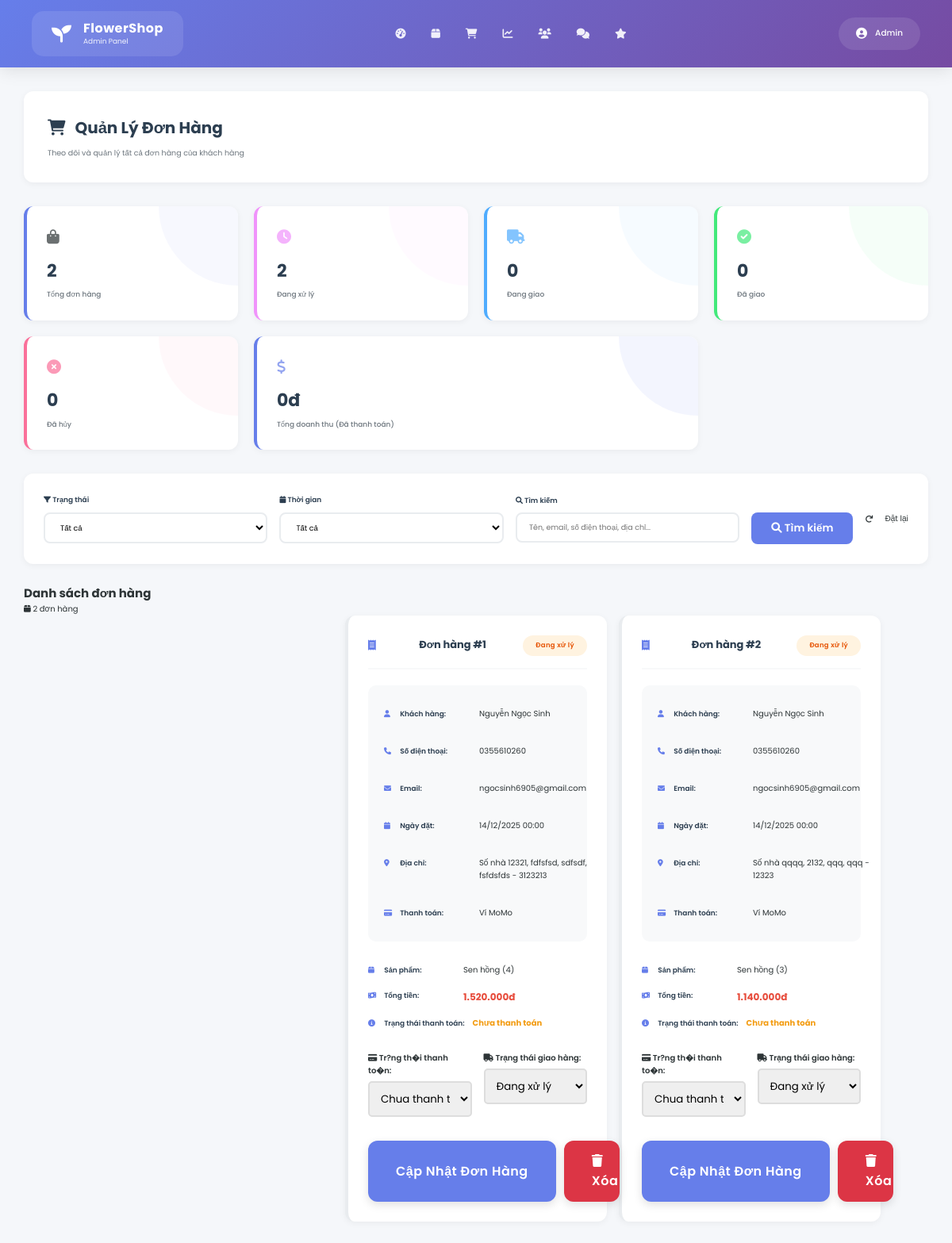
The app's page /admin/orders.php (signed in) with its own data.
### tables this page shows
CREATE TABLE `orders` (
  `id` int(11) NOT NULL,
  `user_id` int(11) NOT NULL,
  `name` varchar(100) NOT NULL,
  `number` varchar(12) NOT NULL,
  `email` varchar(100) NOT NULL,
  `method` varchar(50) NOT NULL,
  `payment_method` varchar(50) DEFAULT 'cod',
  `payment_transaction_id` varchar(255) DEFAULT NULL,
  `address` varchar(500) NOT NULL,
  `total_products` varchar(1000) NOT NULL,
  `total_price` int(11) NOT NULL,
  `coupon_code` varchar(50) DEFAULT NULL,
  `discount_amount` decimal(10,2) DEFAULT 0.00,
  `placed_on` varchar(50) NOT NULL,
  `payment_status` varchar(20) NOT NULL DEFAULT 'pending',
  `delivery_status` varchar(50) NOT NULL DEFAULT 'Đang xử lý',
  `delivery_lat` float DEFAULT NULL,
  `delivery_lng` float DEFAULT NULL
);

### includes/db_functions.php (called while the page is built, shortened)
<?php
function generate_csrf_token() {
    return $_SESSION['csrf_token'];
}
?>

### admin/orders.php (the view, shortened to what this page needs)
<?php
@include '../config.php';
$filter_status = isset($_GET['status']) ? $_GET['status'] : 'all';
$search_term = isset($_GET['search']) ? $_GET['search'] : '';
$date_filter = isset($_GET['date']) ? $_GET['date'] : 'all';
$where_conditions = [];
$params = [];
$types = '';
$where_sql = !empty($where_conditions) ? "WHERE " . implode(" AND ", $where_conditions) : "";
$stats_query = "SELECT
   COUNT(*) as total_orders,
   SUM(CASE WHEN delivery_status = 'Đang xử lý' THEN 1 ELSE 0 END) as processing,
   SUM(CASE WHEN delivery_status = 'Đang giao' THEN 1 ELSE 0 END) as shipping,
   SUM(CASE WHEN delivery_status = 'Đã giao' THEN 1 ELSE 0 END) as delivered,
   SUM(CASE WHEN delivery_status = 'Đã hủy' THEN 1 ELSE 0 END) as cancelled,
   SUM(CASE WHEN payment_status = 'completed' THEN total_price ELSE 0 END) as total_revenue,
   SUM(CASE WHEN payment_status = 'pending' THEN 1 ELSE 0 END) as pending_payment
FROM orders";
$stats_result = $conn->query($stats_query);
$stats = $stats_result->fetch_assoc();
?>
<!DOCTYPE html>
<html lang="vi">
<head>
   <link rel="stylesheet" href="https://cdnjs.cloudflare.com/ajax/libs/font-awesome/6.0.0/css/all.min.css">
   <link rel="stylesheet" href="../css/admin_style.css">
   <link rel="stylesheet" href="https://unpkg.com/leaflet@1.9.4/dist/leaflet.css"/>
</head>
<body>
<?php @include './header.php'; ?>
<section class="placed-orders orders-page">
   <div class="page-header">
      <h1><i class="fas fa-shopping-cart"></i> Quản Lý Đơn Hàng</h1>
      <p>Theo dõi và quản lý tất cả đơn hàng của khách hàng</p>
   </div>
   <div class="stats-container">
      <div class="stat-box">
         <div class="stat-icon"><i class="fas fa-shopping-bag"></i></div>
         <h3><?php echo $stats['total_orders']; ?></h3>
         <p>Tổng đơn hàng</p>
      </div>
      <div class="stat-box processing">
         <div class="stat-icon"><i class="fas fa-clock"></i></div>
         <h3><?php echo $stats['processing']; ?></h3>
         <p>Đang xử lý</p>
      </div>
      <div class="stat-box shipping">
         <div class="stat-icon"><i class="fas fa-truck"></i></div>
         <h3><?php echo $stats['shipping']; ?></h3>
         <p>Đang giao</p>
      </div>
      <div class="stat-box delivered">
         <div class="stat-icon"><i class="fas fa-check-circle"></i></div>
         <h3><?php echo $stats['delivered']; ?></h3>
         <p>Đã giao</p>
      </div>
      <div class="stat-box cancelled">
         <div class="stat-icon"><i class="fas fa-times-circle"></i></div>
         <h3><?php echo $stats['cancelled']; ?></h3>
         <p>Đã hủy</p>
      </div>
      <div class="stat-box revenue">
         <div class="stat-icon"><i class="fas fa-dollar-sign"></i></div>
         <h3><?php echo number_format($stats['total_revenue'], 0, ',', '.'); ?>đ</h3>
         <p>Tổng doanh thu (Đã thanh toán)</p>
      </div>
   </div>
   <div class="filter-container">
      <form method="GET" action="admin_orders.php">
         <div class="filter-row">
            <div class="filter-group">
               <label><i class="fas fa-filter"></i> Trạng thái</label>
               <select name="status">
                  <option value="all" <?php echo ($filter_status == 'all') ? 'selected' : ''; ?>>Tất cả</option>
               </select>
            </div>
            <div class="filter-group">
               <label><i class="fas fa-calendar"></i> Thời gian</label>
               <select name="date">
                  <option value="all" <?php echo ($date_filter == 'all') ? 'selected' : ''; ?>>Tất cả</option>
               </select>
            </div>
            <div class="filter-group">
               <label><i class="fas fa-search"></i> Tìm kiếm</label>
               <input type="text" name="search" placeholder="Tên, email, số điện thoại, địa chỉ..." value="<?php echo htmlspecialchars($search_term); ?>">
            </div>
            <button type="submit" class="btn-filter">
               <i class="fas fa-search"></i> Tìm kiếm
            </button>
               <i class="fas fa-redo"></i> Đặt lại
         </div>
      </form>
   </div>
   <div class="order-header">
      <h2>Danh sách đơn hàng</h2>
      <span class="order-count">
         <i class="fas fa-box"></i>
         <?php
            $count_query = "SELECT COUNT(*) as count FROM orders $where_sql";
            if(!empty($params)) {
               $count_stmt = $conn->prepare($count_query);
               if(!empty($types)) {
                  $count_stmt->bind_param($types, ...$params);
               }
               $count_stmt->execute();
               $count_result = $count_stmt->get_result();
               $count_data = $count_result->fetch_assoc();
               echo $count_data['count'];
            } else {
               $count_result = $conn->query($count_query);
               $count_data = $count_result->fetch_assoc();
               echo $count_data['count'];
            }
         ?> đơn hàng
      </span>
   </div>
   <div class="box-container">
   <div class="box-container">
      <?php
      $query = "SELECT * FROM `orders` $where_sql ORDER BY placed_on DESC";
      if(!empty($params)) {
         $select_orders = $conn->prepare($query);
         if(!empty($types)) {
            $select_orders->bind_param($types, ...$params);
         }
         $select_orders->execute();
         $result = $select_orders->get_result();
      } else {
         $result = $conn->query($query);
      }
      if($result && $result->num_rows > 0){
         while($fetch_orders = $result->fetch_assoc()){
            $status_class = 'processing';
      ?>
      <div class="order-box">
         <div class="order-id">
            <i class="fas fa-receipt"></i> Đơn hàng #<?php echo $fetch_orders['id']; ?>
            <span class="status-badge <?php echo $status_class; ?>">
               <?php echo htmlspecialchars($fetch_orders['delivery_status']); ?>
            </span>
         </div>
         <div class="order-details">
            <div class="detail-item">
               <strong><i class="fas fa-user"></i> Khách hàng:</strong>
               <?php echo htmlspecialchars($fetch_orders['name']); ?>
            </div>
            <div class="detail-item">
               <strong><i class="fas fa-phone"></i> Số điện thoại:</strong>
               <?php echo htmlspecialchars($fetch_orders['number']); ?>
            </div>
            <div class="detail-item">
               <strong><i class="fas fa-envelope"></i> Email:</strong>
               <?php echo htmlspecialchars($fetch_orders['email']); ?>
            </div>
            <div class="detail-item">
               <strong><i class="fas fa-calendar"></i> Ngày đặt:</strong>
               <?php echo date('d/m/Y H:i', strtotime($fetch_orders['placed_on'])); ?>
            </div>
            <div class="detail-item">
               <strong><i class="fas fa-map-marker-alt"></i> Địa chỉ:</strong>
               <?php echo htmlspecialchars($fetch_orders['address']); ?>
            </div>
            <div class="detail-item">
               <strong><i class="fas fa-credit-card"></i> Thanh toán:</strong>
               <?php
                  switch($fetch_orders['method']) {
                     case 'momo': echo 'Ví MoMo'; break;
                  }
               ?>
            </div>
         </div>
         <div class="detail-item">
            <strong><i class="fas fa-box"></i> Sản phẩm:</strong>
            <?php echo htmlspecialchars($fetch_orders['total_products']); ?>
         </div>
         <div class="detail-item">
            <strong><i class="fas fa-money-bill-wave"></i> Tổng tiền:</strong>
            <span style="color: #e74c3c; font-size: 1.2rem; font-weight: bold;">
               <?php echo number_format($fetch_orders['total_price'], 0, ',', '.'); ?>đ
            </span>
         </div>
         <div class="detail-item">
            <strong><i class="fas fa-info-circle"></i> Trạng thái thanh toán:</strong>
            <span style="color:<?php echo ($fetch_orders['payment_status'] == 'completed') ? '#27ae60' : '#f39c12'; ?>; font-weight: bold;">
               <?php echo ($fetch_orders['payment_status'] == 'pending') ? 'Chưa thanh toán' : 'Đã thanh toán'; ?>
            </span>
         </div>
         <form action="" method="post" style="margin-top: 20px;">
            <div style="display: grid; grid-template-columns: 1fr 1fr; gap: 15px; margin-bottom: 15px;">
               <div>
                  <label style="display: block; margin-bottom: 5px; font-weight: 600;">
                     <i class="fas fa-credit-card"></i> Tr?ng th�i thanh to�n:
                  </label>
                  <select name="update_payment" style="width: 100%; padding: 10px; border-radius: 5px; border: 2px solid #ddd;">
                     <option value="pending" <?php if($fetch_orders['payment_status'] == 'pending') echo 'selected'; ?>>Chua thanh to�n</option>
                  </select>
               </div>
               <div>
                  <label style="display: block; margin-bottom: 5px; font-weight: 600;">
                     <i class="fas fa-truck"></i> Trạng thái giao hàng:
                  </label>
                  <select name="update_delivery" style="width: 100%; padding: 10px; border-radius: 5px; border: 2px solid #ddd;">
                     <option value="Đang xử lý" <?php if($fetch_orders['delivery_status'] == 'Đang xử lý') echo 'selected'; ?>>Đang xử lý</option>
                  </select>
               </div>
            </div>
            <div style="display: flex; gap: 10px;">
               <input type="submit" name="update_order" value="Cập nhật đơn hàng" class="option-btn" style="flex: 1;">
               <a href="orders.php?delete=<?php echo (int)$fetch_orders['id']; ?>&token=<?php echo urlencode(generate_csrf_token()); ?>"
                  class="delete-btn"
                  onclick="return confirm('Bạn có chắc muốn xóa đơn hàng này?');">
                  <i class="fas fa-trash"></i> Xóa
               </a>
            </div>
         </form>
      </div>
      <?php
         }
      } else {
         echo '<div class="no-orders">
                  <i class="fas fa-inbox"></i>
                  <h3>Không tìm thấy đơn hàng nào!</h3>
                  <p>Hãy thử thay đổi bộ lọc hoặc tìm kiếm với từ khóa khác.</p>
               </div>';
      }
      ?>
   </div>
</section>
</body>
</html>

### css/admin_style.css (style rules this page uses)
:root { --primary: #ff6b9d; --primary-dark: #e84393; --secondary: #6c5ce7; --accent: #fd79a8; --success: #00b894; --warning: #fdcb6e; --danger: #d63031; --dark: #2d3436; --light: #dfe6e9; --white: #ffffff; --text-primary: #2d3436; --text-secondary: #636e72; --text-light: #b2bec3; --bg-primary: #ffffff; --bg-secondary: #f8f9fa; --bg-gradient: linear-gradient(135deg, #667eea 0%, #764ba2 100%); --shadow-sm: 0 2px 4px rgba(0, 0, 0, 0.08); --shadow-md: 0 4px 12px rgba(0, 0, 0, 0.12); --shadow-lg: 0 8px 24px rgba(0, 0, 0, 0.15); --shadow-xl: 0 12px 36px rgba(0, 0, 0, 0.2); --border-radius-sm: 8px; --border-radius-md: 12px; --border-radius-lg: 16px; --transition: all 0.3s cubic-bezier(0.4, 0, 0.2, 1); }
* { font-family: "Poppins", sans-serif; margin: 0; padding: 0; box-sizing: border-box; outline: none; border: none; text-decoration: none; transition: var(--transition); }
html { font-size: 62.5%; overflow-x: hidden; scroll-behavior: smooth; scroll-padding-top: 8rem; }
body { background: var(--bg-secondary); color: var(--text-primary); line-height: 1.6; }
section { padding: 6rem 2rem; }
.btn, .delete-btn, .option-btn { display: inline-block; border-radius: var(--border-radius-md); margin-top: 1.5rem; font-size: 1.6rem; color: var(--white); cursor: pointer; padding: 1.3rem 3.5rem; text-transform: capitalize; font-weight: 600; letter-spacing: 0.5px; border: none; position: relative; overflow: hidden; z-index: 1; box-shadow: var(--shadow-md); }
.btn::before, .delete-btn::before, .option-btn::before { content: ''; position: absolute; top: 0; left: -100%; width: 100%; height: 100%; background: rgba(255, 255, 255, 0.2); transition: var(--transition); z-index: -1; }
.delete-btn { background: linear-gradient(135deg, var(--danger) 0%, #ff6b6b 100%); }
.option-btn { background: linear-gradient(135deg, var(--warning) 0%, #feca57 100%); color: var(--dark); }
.placed-orders .box-container { display: grid; grid-template-columns: repeat(auto-fit, 33rem); gap: 1.5rem; align-items: flex-start; max-width: 1200px; margin: 0 auto; justify-content: center; }

### admin/header.php (style rules this page uses)
* { margin: 0; padding: 0; box-sizing: border-box; }

### records on screen
orders: id "1", delivery_status "Đang xử lý", name "Nguyễn Ngọc Sinh", number "0355610260", email "ngocsinh6905@gmail.com", placed_on "14/12/2025 00:00", address "Số nhà 12321, fdfsfsd, sdfsdf, fsfdsfds - 3123213", method "Ví MoMo", total_products "Sen hồng (4)", total_price "1.520.000", shows "Chưa thanh toán", update_payment "Chua thanh to�n", update_delivery "Đang xử lý"
orders: id "2", delivery_status "Đang xử lý", name "Nguyễn Ngọc Sinh", number "0355610260", email "ngocsinh6905@gmail.com", placed_on "14/12/2025 00:00", address "Số nhà qqqq, 2132, qqq, qqq - 12323", method "Ví MoMo", total_products "Sen hồng (3)", total_price "1.140.000", shows "Chưa thanh toán", update_payment "Chua thanh to�n", update_delivery "Đang xử lý"

### other values on screen
$_SESSION['admin_name'] "Admin"
$stats['total_orders'] "2"
$stats['processing'] "2"
$stats['shipping'] "0"
$stats['delivered'] "0"
$stats['cancelled'] "0"
$stats['total_revenue'] "0"
$count_data['count'] "2"
